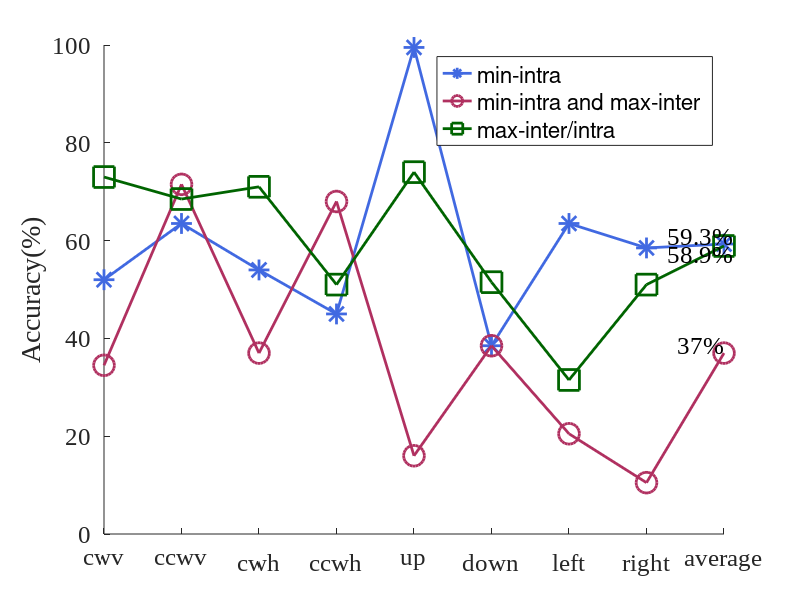

Write the MATLAB code that produced this figure.
% DTW: draw different template selecting methods

% royal blue 0.2549 0.4117 0.8823
% violet 0.9333 0.5098 0.9333
% violet red 0.8156 0.1254 0.5647
% dark green 0 0.3922 0
% maroon 0.6902 0.1882 0.3764

minIntra_accuracy=[52 63.5 54 45 99.5 38.5 63.5 58.5 59.3];
minIntramaxInter_accuracy=[34.5 71.5 37 68 16 38.5 20.5 10.5 37.0];
interDIntra_accuracy=[73 68.5 71 51 74 51.5 31.5 51 58.9];

figure(1);
set(gcf,'position',[0,0,1280,560]);

plot(minIntra_accuracy,'color',[0.2549 0.4117 0.8823],'Marker','*','MarkerSize',15,'LineWidth',2.0);
hold on;
plot(minIntramaxInter_accuracy,'color',[0.69 0.188 0.376],'Marker','o','MarkerSize',15,'LineWidth',2.0);
plot(interDIntra_accuracy,'color',[0 0.3922 0],'Marker','s','MarkerSize',15,'LineWidth',2.0);

axis([1 9 0 100]);
legend('min-intra','min-intra and max-inter','max-inter/intra');

box off;

set(gca,'XTick',1:9)
set(gca,'XTickLabel',{'cwv','ccwv','cwh','ccwh','up','down','left','right','average'})

ylabel('Accuracy(%)');
set(gca,'FontName','Times New Roman','FontSize',18,'LineWidth',0.5);

% 59.3
text(8.7,minIntra_accuracy(9),num2str(minIntra_accuracy(9),'%g%%'),...
    'HorizontalAlignment','center','VerticalAlignment','bottom','FontSize',18,...
    'FontName','Times New Roman')
% 37.0
text(8.7,minIntramaxInter_accuracy(9),num2str(minIntramaxInter_accuracy(9),'%g%%'),...
    'HorizontalAlignment','center','VerticalAlignment','bottom','FontSize',18,...
    'FontName','Times New Roman')
% 58.9
text(8.7,interDIntra_accuracy(9),num2str(interDIntra_accuracy(9),'%g%%'),...
    'HorizontalAlignment','center','VerticalAlignment','top','FontSize',18,...
    'FontName','Times New Roman')



